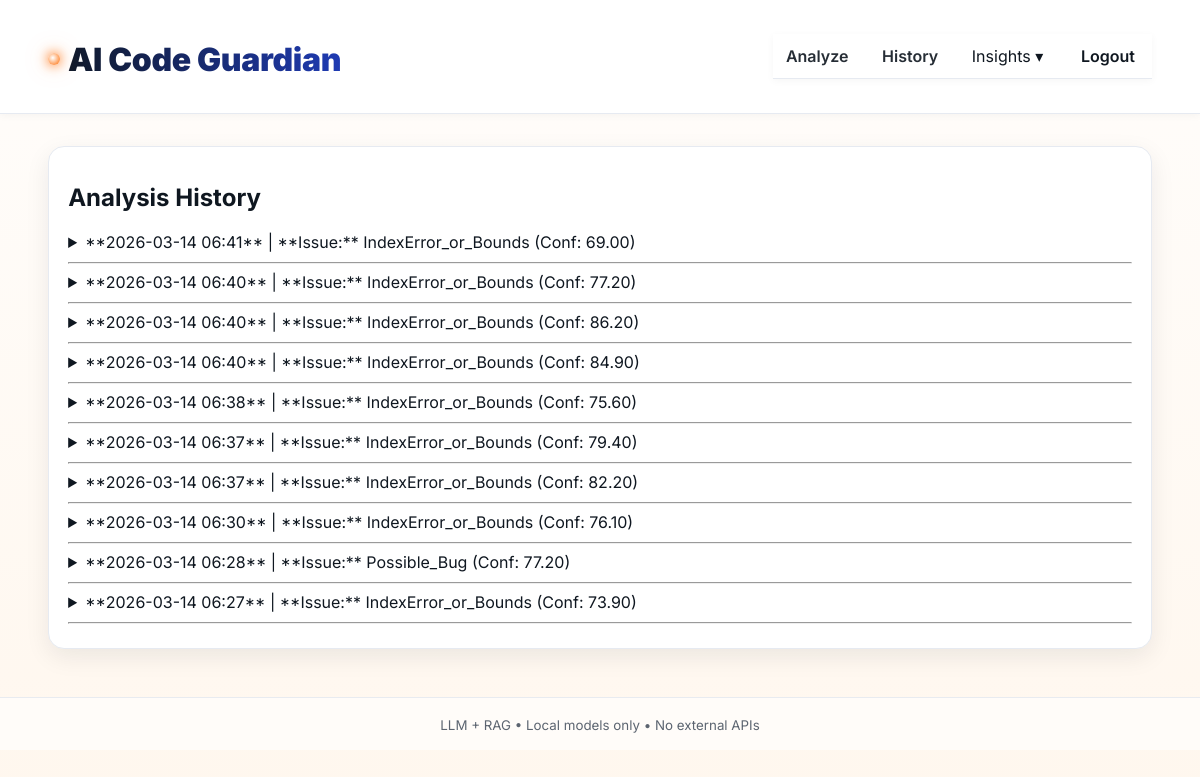
/history (signed in), run on the app's committed database.
### app.py (models this page shows)
class History(db.Model):
    id = db.Column(db.Integer, primary_key=True)
    timestamp = db.Column(db.DateTime, default=datetime.utcnow, index=True)
    code_snippet = db.Column(db.Text, nullable=False)
    issue_type = db.Column(db.String(128))
    root_cause = db.Column(db.Text)
    confidence = db.Column(db.Float)
    user_id = db.Column(db.Integer, db.ForeignKey("user.id"), nullable=False, index=True)

### app.py (the view)
@app.get("/history")
@login_required
def history_route():
    entries = db.session.execute(
        db.select(History)
          .where(History.user_id == current_user.id)
          .order_by(History.timestamp.desc())
          .limit(10)
    ).scalars()
    return render_template("history.html", entries=entries)

### app.py (called while the page is built)
@login_manager.user_loader
def load_user(user_id):
    try:
        return db.session.get(User, int(user_id))
    except Exception:
        return User.query.get(int(user_id))

### templates/history.html (shortened to what this page needs)
{% extends "layout.html" %}
{% block content %}
<section class="card">
  <h2>Analysis History</h2>
  {% for entry in entries %}
    <details style="margin-bottom: 10px;">
      <summary>
        **{{ entry.timestamp.strftime('%Y-%m-%d %H:%M') }}** |
        **Issue:** {{ entry.issue_type }}
        (Conf: {{ "%.2f"|format(entry.confidence) }})
      </summary>
    </details>
    <hr>
  {% else %}
    <p>No analysis history found.</p>
  {% endfor %}
</section>
{% endblock %}

### static/style.css (style rules this page uses)
:root { --brand-1: #ff6a00; --brand-2: #ffb200; --brand-3: #ff7f36; --shell-bg: #0d1117; --shell-panel: rgba(255,255,255,.06); --shell-border: rgba(255,255,255,.14); --cream: #fff7ee; --cream-ink: #0f1720; --cream-border: #ffe3c3; --text: #eef2ff; --muted: #b9c3d8; --ink: #0f1720; --ink-muted: #3f4b59; --r-lg: 16px; --r-md: 12px; --r-sm: 10px; --shadow-1: 0 8px 24px rgba(0,0,0,.18); --shadow-2: 0 18px 48px rgba(0,0,0,.28); --shadow-warm-1: 0 8px 24px rgba(255,165,100,.15); --shadow-warm-2: 0 24px 60px rgba(255,165,100,.25); --wrap: min(1120px, 92%); }
* { box-sizing:border-box }
html, body { height:100% }
html { scroll-behavior:smooth }
body { margin:0; font-family: Inter, system-ui, Segoe UI, Roboto, Arial, sans-serif; color: var(--text); background: var(--shell-bg); -webkit-font-smoothing: antialiased; -moz-osx-font-smoothing: grayscale; }
.card { background: var(--shell-panel); border:1px solid var(--shell-border); border-radius: var(--r-lg); padding: 1rem 1.2rem; box-shadow: var(--shadow-1); }
:root { --lx-wrap: min(1140px, 92%); --lx-blue-1:#2b56d6; --lx-blue-2:#274fc7; --lx-ink:#0f1720; --lx-muted:#5b6b7f; --lx-orange:#ff6a00; --lx-gold:#ffb200; --lx-cream:#fff7ee; --lx-cream-border:#ffe3c3; --lx-border:#e6eaf1; --lx-paper:#ffffff; --lx-alt:#f6f8fb; --lx-r-lg:16px; --lx-r-md:12px; --lx-shadow-1:0 8px 22px rgba(16,24,40,.08); --lx-shadow-2:0 18px 46px rgba(16,24,40,.12); --lx-shadow-warm-1:0 10px 26px rgba(255,165,100,.18); --lx-shadow-warm-2:0 22px 56px rgba(255,165,100,.28); }
body { background:#fff; color:var(--lx-ink); }
body { background: linear-gradient(180deg, #fffdfb 0%, #fff7ee 100%) !important; color: #0f1720 !important; }
.card, .auth-card, .authPro-box { background: #ffffff !important; border: 1px solid #e6eaf1 !important; box-shadow: 0 8px 24px rgba(16, 24, 40, 0.08) !important; color: #0f1720 !important; }
input, textarea, select, .card, .authPro, .auth-card { background-image: none !important; }

### data on the page
History: timestamp "2026-03-14 06:41", issue_type "IndexError_or_Bounds", confidence "69.00"
History: timestamp "2026-03-14 06:40", issue_type "IndexError_or_Bounds", confidence "77.20"
History: timestamp "2026-03-14 06:40", issue_type "IndexError_or_Bounds", confidence "86.20"
History: timestamp "2026-03-14 06:40", issue_type "IndexError_or_Bounds", confidence "84.90"
History: timestamp "2026-03-14 06:38", issue_type "IndexError_or_Bounds", confidence "75.60"
History: timestamp "2026-03-14 06:37", issue_type "IndexError_or_Bounds", confidence "79.40"
History: timestamp "2026-03-14 06:37", issue_type "IndexError_or_Bounds", confidence "82.20"
History: timestamp "2026-03-14 06:30", issue_type "IndexError_or_Bounds", confidence "76.10"
History: timestamp "2026-03-14 06:28", issue_type "Possible_Bug", confidence "77.20"
History: timestamp "2026-03-14 06:27", issue_type "IndexError_or_Bounds", confidence "73.90"
